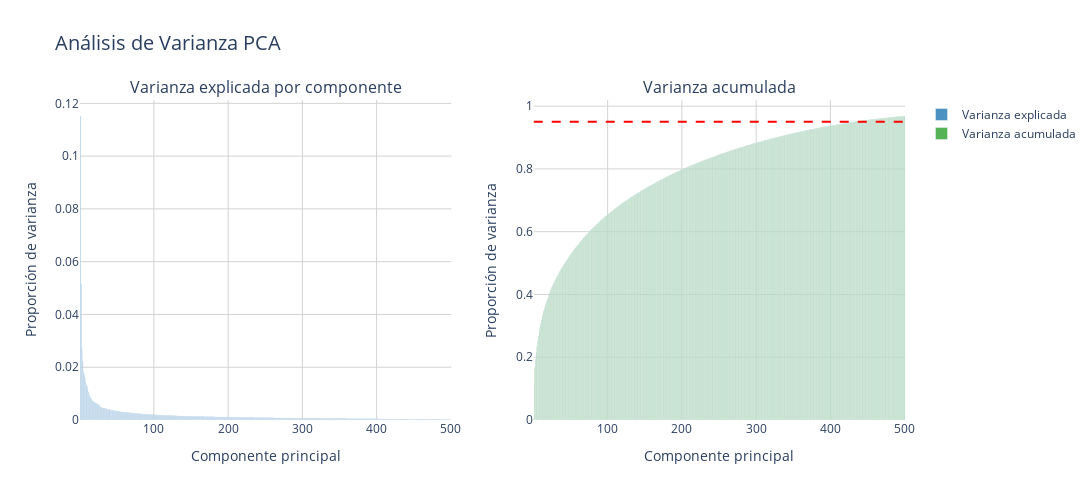

Notebook source saved alongside this figure:
### Code cell
import plotly.express as px
import plotly.graph_objects as go
from plotly.subplots import make_subplots
import pandas as pd

# Obtener varianzas
var_explicada = x_pca.explained_variance_ratio_ 
var_acumulada = np.cumsum(var_explicada)

# Crear DataFrames para Plotly
df_var_explicada = pd.DataFrame({
    'Componente': range(1, len(var_explicada)+1),
    'Varianza': var_explicada
})

df_var_acumulada = pd.DataFrame({
    'Componente': range(1, len(var_acumulada)+1),
    'Varianza': var_acumulada
})

# Crear subplots usando Plotly Express
fig = make_subplots(rows=1, cols=2, subplot_titles=('Varianza explicada por componente', 'Varianza acumulada'))

# Varianza explicada
fig.add_trace(
    go.Bar(
        x=df_var_explicada['Componente'], 
        y=df_var_explicada['Varianza'], 
        name='Varianza explicada',
        marker_color='#1f77b4',  # Azul más oscuro
        opacity=0.8
    ),
    row=1, col=1
)

# Varianza acumulada
fig.add_trace(
    go.Bar(
        x=df_var_acumulada['Componente'], 
        y=df_var_acumulada['Varianza'], 
        name='Varianza acumulada',
        marker_color='#2ca02c',  # Verde más oscuro
        opacity=0.8
    ),
    row=1, col=2
)

# Agregar línea de 95% de varianza
fig.add_hline(
    y=0.95, 
    line_dash="dash", 
    line_color="red",
    line_width=2,
    row=1, 
    col=2
)

# Actualizar layout
fig.update_layout(
    height=500,
    width=1200,
    showlegend=True,
    title_text="Análisis de Varianza PCA",
    title_font_size=20,
    plot_bgcolor='white',
    paper_bgcolor='white',
    xaxis_title="Componente principal",
    yaxis_title="Proporción de varianza",
    xaxis2_title="Componente principal",
    yaxis2_title="Proporción de varianza",
    font=dict(size=12),
    margin=dict(t=100)
)

# Actualizar ejes para mejor visualización
fig.update_xaxes(showgrid=True, gridwidth=1, gridcolor='LightGray')
fig.update_yaxes(showgrid=True, gridwidth=1, gridcolor='LightGray')

fig.show()

### Figure 1 — Plotly figure (JSON) as saved in the notebook; plotly's stock layout.template omitted (floating-point values rounded to 4 significant figures; data arrays with more than 128 entries replaced by an {"elided": "..."} marker saying what was removed)
{"data": [{"marker": {"color": "#1f77b4"}, "name": "Varianza explicada", "opacity": 0.8, "type": "bar", "x": {"elided": "500 int values"}, "xaxis": "x", "y": {"elided": "500 float values"}, "yaxis": "y"}, {"marker": {"color": "#2ca02c"}, "name": "Varianza acumulada", "opacity": 0.8, "type": "bar", "x": {"elided": "500 int values"}, "xaxis": "x2", "y": {"elided": "500 float values"}, "yaxis": "y2"}], "layout": {"annotations": [{"font": {"size": 16}, "showarrow": false, "text": "Varianza explicada por componente", "x": 0.225, "xanchor": "center", "xref": "paper", "y": 1, "yanchor": "bottom", "yref": "paper"}, {"font": {"size": 16}, "showarrow": false, "text": "Varianza acumulada", "x": 0.775, "xanchor": "center", "xref": "paper", "y": 1, "yanchor": "bottom", "yref": "paper"}], "font": {"size": 12}, "height": 500, "margin": {"t": 100}, "paper_bgcolor": "white", "plot_bgcolor": "white", "shapes": [{"line": {"color": "red", "dash": "dash", "width": 2}, "type": "line", "x0": 0, "x1": 1, "xref": "x2 domain", "y0": 0.95, "y1": 0.95, "yref": "y2"}], "showlegend": true, "title": {"font": {"size": 20}, "text": "Análisis de Varianza PCA"}, "width": 1200, "xaxis": {"anchor": "y", "domain": [0, 0.45], "gridcolor": "LightGray", "gridwidth": 1, "showgrid": true, "title": {"text": "Componente principal"}}, "xaxis2": {"anchor": "y2", "domain": [0.55, 1], "gridcolor": "LightGray", "gridwidth": 1, "showgrid": true, "title": {"text": "Componente principal"}}, "yaxis": {"anchor": "x", "domain": [0, 1], "gridcolor": "LightGray", "gridwidth": 1, "showgrid": true, "title": {"text": "Proporción de varianza"}}, "yaxis2": {"anchor": "x2", "domain": [0, 1], "gridcolor": "LightGray", "gridwidth": 1, "showgrid": true, "title": {"text": "Proporción de varianza"}}}}
